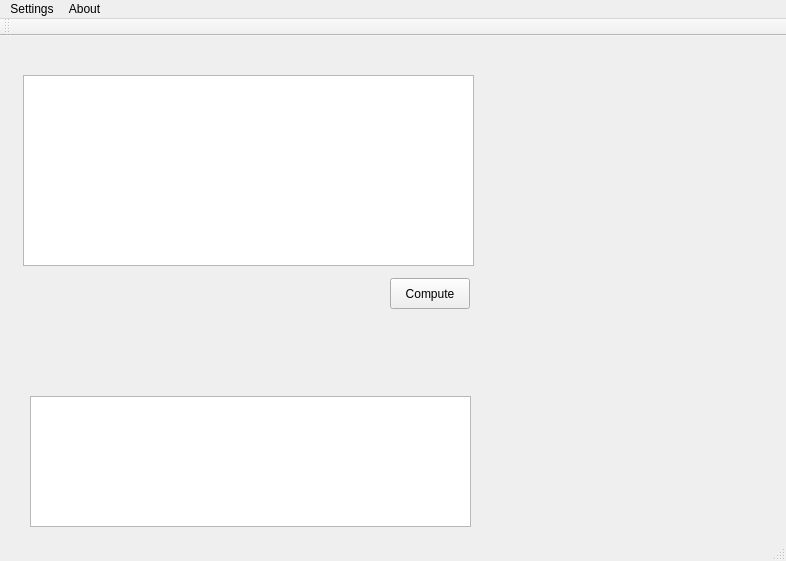
<?xml version="1.0" encoding="UTF-8"?>
<ui version="4.0">
 <class>MainWindow</class>
 <widget class="QMainWindow" name="MainWindow">
  <property name="geometry">
   <rect>
    <x>0</x>
    <y>0</y>
    <width>786</width>
    <height>561</height>
   </rect>
  </property>
  <property name="windowTitle">
   <string>MainWindow</string>
  </property>
  <widget class="QWidget" name="centralWidget">
   <widget class="QTextEdit" name="textEdit">
    <property name="geometry">
     <rect>
      <x>23</x>
      <y>39</y>
      <width>451</width>
      <height>191</height>
     </rect>
    </property>
   </widget>
   <widget class="QPushButton" name="pushButton">
    <property name="geometry">
     <rect>
      <x>390</x>
      <y>242</y>
      <width>80</width>
      <height>31</height>
     </rect>
    </property>
    <property name="text">
     <string>Compute</string>
    </property>
   </widget>
   <widget class="QTextEdit" name="Output">
    <property name="geometry">
     <rect>
      <x>30</x>
      <y>360</y>
      <width>441</width>
      <height>131</height>
     </rect>
    </property>
   </widget>
  </widget>
  <widget class="QMenuBar" name="menuBar">
   <property name="geometry">
    <rect>
     <x>0</x>
     <y>0</y>
     <width>786</width>
     <height>20</height>
    </rect>
   </property>
   <widget class="QMenu" name="menuSettings">
    <property name="title">
     <string>Settings</string>
    </property>
   </widget>
   <widget class="QMenu" name="menuAbout">
    <property name="title">
     <string>About</string>
    </property>
    <addaction name="actionAbout_Names"/>
   </widget>
   <addaction name="menuSettings"/>
   <addaction name="menuAbout"/>
  </widget>
  <widget class="QToolBar" name="mainToolBar">
   <attribute name="toolBarArea">
    <enum>TopToolBarArea</enum>
   </attribute>
   <attribute name="toolBarBreak">
    <bool>false</bool>
   </attribute>
  </widget>
  <widget class="QStatusBar" name="statusBar"/>
  <action name="actionAbout_Names">
   <property name="text">
    <string>About Names</string>
   </property>
  </action>
 </widget>
 <layoutdefault spacing="6" margin="11"/>
 <resources/>
 <connections/>
</ui>
